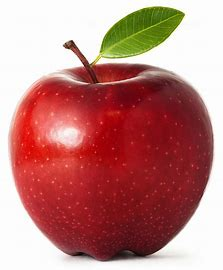
#> input picture openCV_class(cv2)/img/apple.jpg, 223 x 270 px
$ python i_edge_prewitt.py
#> lines starting #> are read from the running program, lines starting #| are printed output that depends on the picture
import cv2
import numpy as np

file_name = "../img/apple.jpg"
img = cv2.imread(file_name,0)
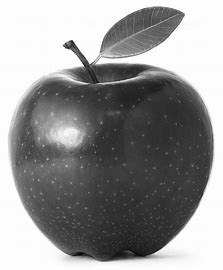
#> img: shape (270, 223); min 0, max 255, mean 148

# 프리윗 커널 생성
gx_k = np.array([[-1,0,1],
                 [-1,0,1],
                 [-1,0,1]])

gy_k = np.array([[-1,-1,-1],
                 [0,0,0],
                 [1,1,1]])

# 프리윗 커널 필터 적용
edge_gx = cv2.filter2D(img, -1, gx_k)
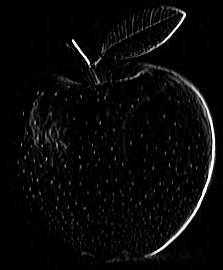
#> edge_gx: shape (270, 223); min 0, max 255, mean 8.6
edge_gy = cv2.filter2D(img, -1, gy_k)
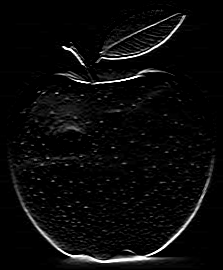
#> edge_gy: shape (270, 223); min 0, max 255, mean 10.3

print(edge_gx)
#> (printed output is left out)
print(edge_gy)
#> (printed output is left out)
np.savetxt('res/apple_gx.txt',edge_gx,fmt='%d')
merged = np.hstack((img, edge_gx, edge_gy, edge_gx+edge_gy))
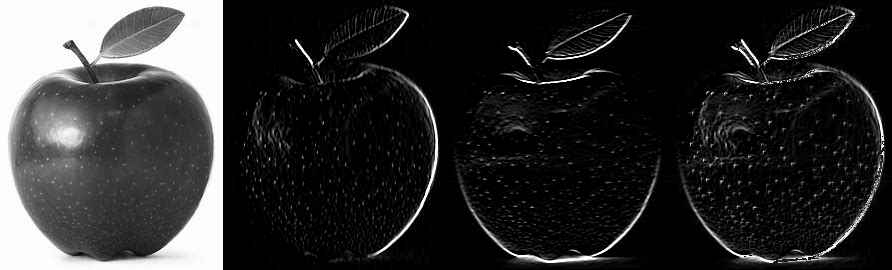
#> merged: shape (270, 892); min 0, max 255, mean 45.7
cv2.imshow('prewitt', merged)
cv2.waitKey(0)
cv2.destroyAllWindows()
